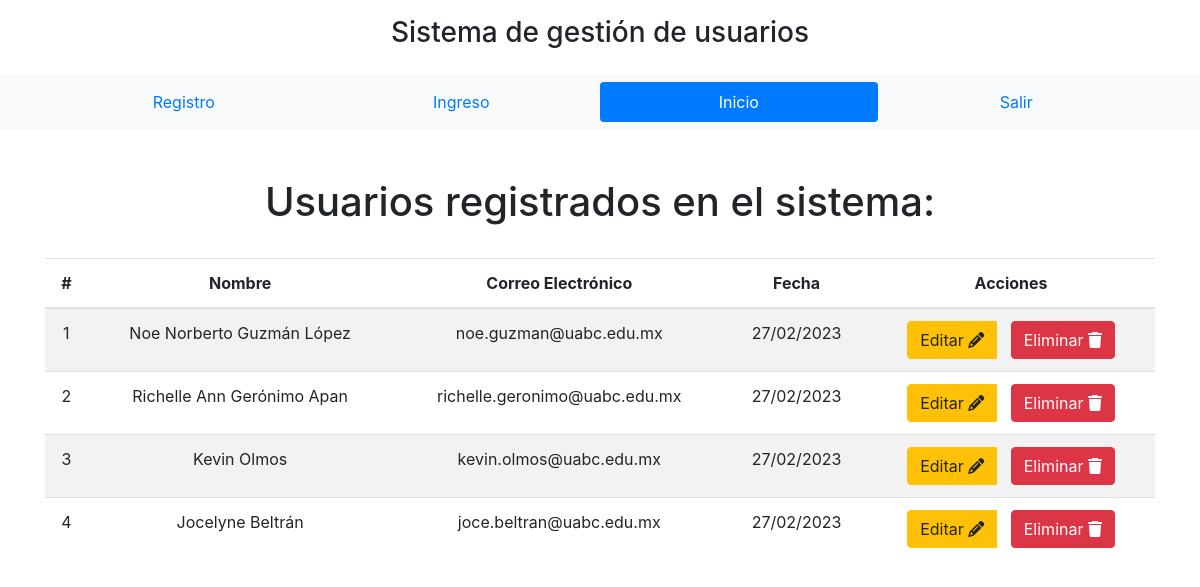
/04.PDO-MYSQL/inicio (signed in), run on the app's committed database.
### tables this page shows
CREATE TABLE `registros` (
  `id` int(11) NOT NULL,
  `token` text NOT NULL,
  `nombre` text NOT NULL,
  `email` text NOT NULL,
  `password` varchar(100) NOT NULL,
  `intentos_fallidos` int(11) DEFAULT NULL,
  `fecha` timestamp NOT NULL DEFAULT current_timestamp() ON UPDATE current_timestamp()
);

### 04.PDO-MYSQL/controladores/plantilla.controlador.php (called while the page is built)
<?php
class ControladorPlantilla {
    public function ctrTraerPlantilla() {
        include "vistas/plantilla.php";
    }
}
?>

### 04.PDO-MYSQL/index.php (called while the page is built)
<?php
    require_once "controladores/plantilla.controlador.php";
    require_once "controladores/formularios.controlador.php";
    require_once "modelos/formularios.modelo.php";
    $plantilla = new ControladorPlantilla();
    $plantilla -> ctrTraerPlantilla();

### 04.PDO-MYSQL/controladores/formularios.controlador.php (called while the page is built, shortened)
<?php
class ControladorFormularios {
    static public function ctrSeleccionarRegistros($item, $valor) {
        $tabla = "registros";
        $respuesta = ModeloFormularios::mdlSeleccionarRegistros($tabla, $item, $valor);
        return $respuesta;
    }
}

### 04.PDO-MYSQL/modelos/conexion.php (called while the page is built)
<?php
Class Conexion  {
    static public function conectar() {
        $link = new PDO("mysql:host=localhost;dbname=curso-php","root","");
        $link->exec("set names utf8");
        return $link;
    }
}
?>

### 04.PDO-MYSQL/modelos/formularios.modelo.php (called while the page is built, shortened)
<?php
require_once "conexion.php";
class ModeloFormularios {
    static public function mdlSeleccionarRegistros($tabla, $item, $valor) {
        if ($item == null && $valor == null) {
            $stmt = Conexion::conectar()->prepare("SELECT *, DATE_FORMAT(fecha, '%d/%m/%Y') AS fecha FROM $tabla");
            $stmt->execute();
            return $stmt->fetchAll();
        } else {
            $stmt = Conexion::conectar()->prepare("SELECT *, DATE_FORMAT(fecha, '%d/%m/%Y') AS fecha FROM $tabla WHERE $item = :$item");
            $stmt->bindParam(":". $item, $valor, PDO::PARAM_STR);
            $stmt->execute();
            return $stmt->fetch();
        }
    }
}

### 04.PDO-MYSQL/vistas/paginas/inicio.php (the view, shortened to what this page needs)
<?php
$usuarios = ControladorFormularios::ctrSeleccionarRegistros(null, null);
?>
<div class="text-center">
    <H1>Usuarios registrados en el sistema:</H1>
</div><br>
<table class="table table-striped">
    <thead>
        <tr align="center">
            <th>#</th>
            <th>Nombre</th>
            <th>Correo Electrónico</th>
            <th>Fecha</th>
            <th>Acciones</th>
        </tr>
    </thead>
    <tbody>
        <?php foreach ($usuarios as $key => $value) : ?>
            <tr align="center">
                <td><?php echo ($key + 1); ?></td>
                <td><?php echo $value["nombre"]; ?></td>
                <td><?php echo $value["email"]; ?></td>
                <td><?php echo $value["fecha"]; ?></td>
                <td>
                    <div class="btn-group">
                        <a href="index.php?pagina=editar&token=<?php echo $value["token"]; ?>" class="btn btn-warning">Editar <i class="fa-solid fa-pencil"></i></a> &nbsp; &nbsp;
                        <form method="POST">
                            <button type="submit" class="btn btn-danger"> Eliminar <i class="fa-solid fa-trash"></i></button>
                        </form>
                    </div>
                </td>
            </tr>
        <?php endforeach ?>
    </tbody>
</table>

### 04.PDO-MYSQL/vistas/plantilla.php (shortened to what this page needs)
<!DOCTYPE html>
<html lang="es">
<head>
    <link rel="stylesheet" href="https://cdn.jsdelivr.net/npm/bootstrap@4.6.2/dist/css/bootstrap.min.css">
</head>
<body>
    <div class="container-fluid">
        <H3 class="text-center py-3">Sistema de gestión de usuarios</H3>
    </div>
    <div class="container-fluid bg-light">
        <div class="container">
            <ul class="nav nav-justified py-2 nav-pills">
                <?php if (isset($_GET["pagina"])) : ?>
                    <?php if ($_GET["pagina"] == "registro") : ?>
                        <li class="nav-item">
                            <a class="nav-link active" href="registro">Registro</a>
                        </li>
                    <?php else : ?>
                        <li class="nav-item">
                            <a class="nav-link" href="registro">Registro</a>
                        </li>
                    <?php endif ?>
                    <?php if ($_GET["pagina"] == "ingreso") : ?>
                        <li class="nav-item">
                            <a class="nav-link active" href="ingreso">Ingreso</a>
                        </li>
                    <?php else : ?>
                        <li class="nav-item">
                            <a class="nav-link" href="ingreso">Ingreso</a>
                        </li>
                    <?php endif ?>
                    <?php if ($_GET["pagina"] == "inicio") : ?>
                        <li class="nav-item">
                            <a class="nav-link active" href="inicio">Inicio</a>
                        </li>
                    <?php else : ?>
                        <li class="nav-item">
                            <a class="nav-link" href="inicio">Inicio</a>
                        </li>
                    <?php endif ?>
                    <?php if ($_GET["pagina"] == "salir") : ?>
                        <li class="nav-item">
                            <a class="nav-link active" href="salir">Salir</a>
                        </li>
                    <?php else : ?>
                        <li class="nav-item">
                            <a class="nav-link" href="salir">Salir</a>
                        </li>
                    <?php endif ?>
                <?php endif ?>
            </ul>
        </div>
    </div>
    <div class="container-fluid">
        <div class="container py-5">
            <?php
            if (isset($_GET["pagina"])) {
                if (
                    $_GET["pagina"] == "registro" ||
                    $_GET["pagina"] == "ingreso" ||
                    $_GET["pagina"] == "inicio" ||
                    $_GET["pagina"] == "editar" ||
                    $_GET["pagina"] == "salir"
                ) {
                    include "paginas/" . $_GET["pagina"] . ".php";
                } else {
                    include "paginas/error404.php";
                }
            } else {
                include "paginas/registro.php";
            }
            ?>
        </div>
    </div>
</body>
</html>

### data on the page
registros: nombre "Noe Norberto Guzmán López", email "noe.guzman@uabc.edu.mx", fecha "27/02/2023"
registros: nombre "Richelle Ann Gerónimo Apan", email "richelle.geronimo@uabc.edu.mx", fecha "27/02/2023"
registros: nombre "Kevin Olmos", email "kevin.olmos@uabc.edu.mx", fecha "27/02/2023"
registros: nombre "Jocelyne Beltrán", email "joce.beltran@uabc.edu.mx", fecha "27/02/2023"
